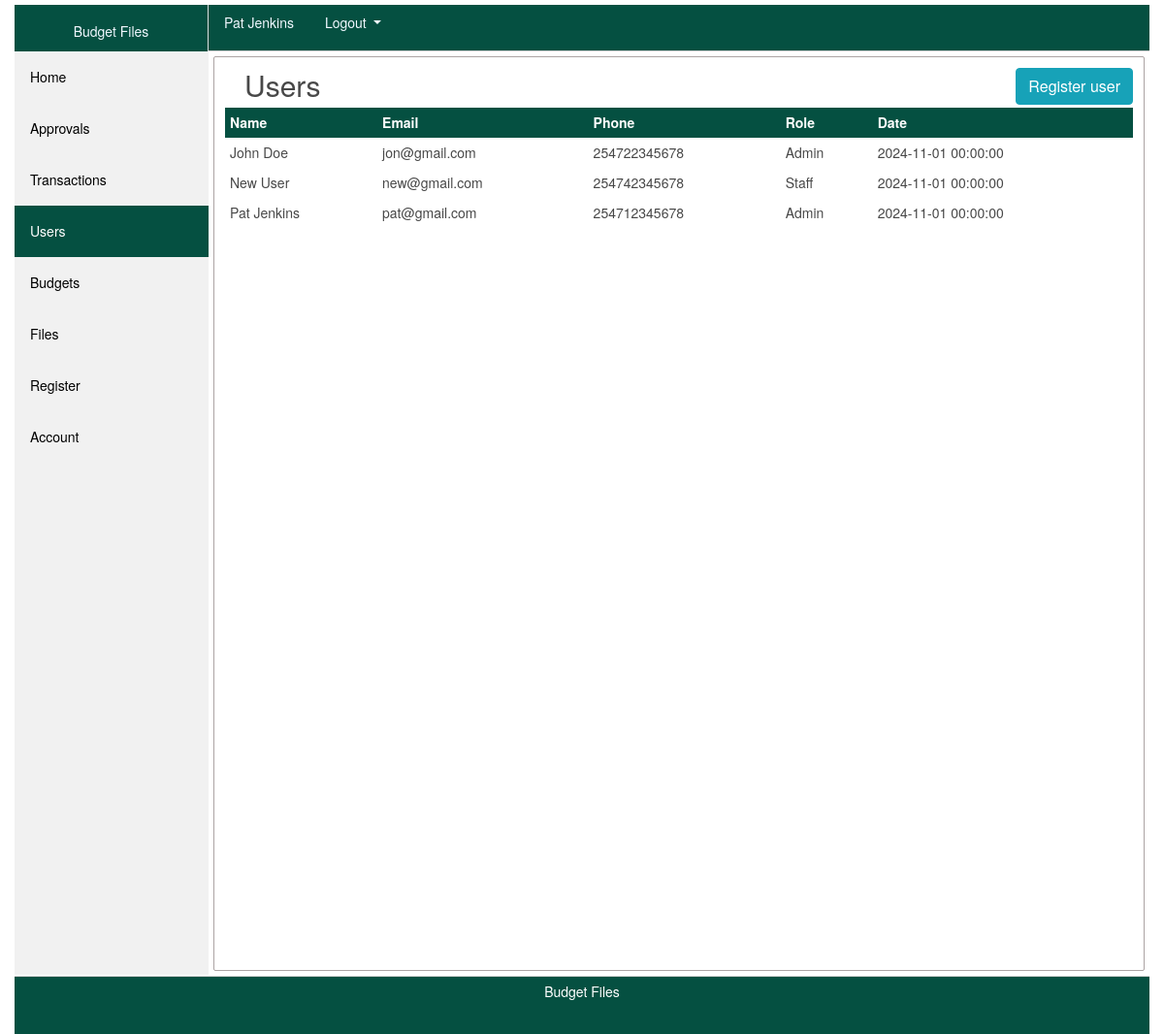
Screenshot of /users (signed in) with the database file from the repository.
### app/models/users.py (models this page shows, shortened)
class Users(db.Model, UserMixin):
    __tablename__ = 'users_table'
    id = db.Column(db.Integer, primary_key=True)
    name = db.Column(db.String(200), nullable=False)
    email = db.Column(db.String(200), unique=True, nullable=False)
    phone = db.Column(db.String(20),  unique=True, nullable=False)
    role = db.Column(db.String(20), nullable=False)
    password = db.Column(db.String(60), nullable=False)
    date = db.Column(db.DateTime(), nullable=False, default=datetime.now)
    transactions = db.relationship('Transaction', backref='phone', lazy=True) # transaction.phone // Users(current user)
    budgets = db.relationship('Budget', backref='phone', lazy=True) # budget.phone // Users(current user)

### app/views/users/routes.py (the view)
@users.route("/users")
def allUsers(): # ************************* users *************************
    users = Users.query.all()
    return render_template('users.html', page='users', users=users)

### app/models/users.py (called while the page is built)
@login_manager.user_loader
def load_user(user_id):
    return Users.query.get(int(user_id))

### app/templates/users.html (shortened to what this page needs)
{% extends "page_template.html" %}
{% block contents %}
    <div class="content">
        <section class="places">
            <div style="float: left;">
                <h1>Users</h1>
            </div>
            <div style="overflow: hidden; float: right;">
                <a href="{{ url_for('users.register') }}" style="text-decoration: none;">
                    <button type="button" class="btn btn-info">
                        Register user
                    </button>
                </a>
            </div>
            <table id="users_table" class="display" style="width:100%">
                <thead style="background: #055041; color: #FFFFFF">
                    <th style="padding: 5px;">Name</th>
                    <th style="padding: 5px;">Email</th>
                    <th style="padding: 5px;">Phone</th>
                    <th style="padding: 5px;">Role</th>
                    <th style="padding: 5px;">Date</th>
                </thead>
                <tbody>
                    {% if users %}
                        {% for user in users %}
                        <tr class="users_row">
                            <td style="padding: 5px;"><a href="{{ url_for('users.account', user_id=user.id) }}" style="text-decoration: none; color: inherit;">{{ user.name }}</a></td>
                            <td style="padding: 5px;">{{ user.email }}</td>
                            <td style="padding: 5px;">{{ user.phone }}</td>
                            <td style="padding: 5px;">{{ user.role }}</td>
                            <td style="padding: 5px;">{{ user.date }}</td>
                        </tr>
                        {% endfor %}
                    {% endif %}
                </tbody>
            </table>
        </section>
    </div>
{% endblock contents %}

### app/templates/header.html (shortened to what this page needs)
<header>
    <div class="user">
        {% if current_user.is_authenticated %}
            <nav class="nav">
                <a class="nav-link disabled" style="color: aliceblue;" href="#">{{ current_user.name }}</a>
                <div class="dropdown show">
                    <a class="dropdown-toggle nav-link active" style="color: aliceblue;" href="#" role="button" id="dropdownMenuLink" data-toggle="dropdown" aria-haspopup="true" aria-expanded="false">
                        Logout
                    </a>
                  </div>
            </nav>
        {% else %}
            <nav class="nav">
                <a class="nav-link disabled" style="color: aliceblue;" href="{{ url_for('login') }}">Log In</a>
                <a class="nav-link active" style="color: aliceblue;" href="{{ url_for('users.register') }}">Register</a>
            </nav>
        {% endif %}
    </div>
</header>

### app/static/4-common.css (style rules this page uses)
body { margin:0px; padding:0px; color: #484848; font-size: 14px; font-family: Circular,"Helvetica Neue",Helvetica,Arial,sans-serif; }

### app/static/3-header.css (style rules this page uses)
header { margin-left: 200px; background-color: #055041; height: 48px; border-bottom: 1px solid #CCCCCC; }

### app/static/6-filters.css (style rules this page uses)
div.content { margin: 5px 5px 5px 205px; padding: 1px 1px; height: 943px; border: 1px solid #aca4a4; border-radius: 2px; }

### app/static/100-places.css (style rules this page uses)
.places { padding: 10px; }
.user { margin-top: 5px; margin-bottom: 5px; }
h1 { display: block; width: 95%; display: block; margin-top: 0px; margin-left: 20px; margin-bottom: 5px; font-size: 30px; }

### app/templates/page_template.html (style rules this page uses)
body { margin:0px; padding:0px; color: #484848; font-size: 14px; font-family: Circular,"Helvetica Neue",Helvetica,Arial,sans-serif; }

### rows the page displays
Users: name "Pat Jenkins", email "pat@gmail.com", phone "254712345678", role "Admin", date "2024-11-01 00:00:00"
Users: name "John Doe", email "jon@gmail.com", phone "254722345678", role "Admin", date "2024-11-01 00:00:00"
Users: name "New User", email "new@gmail.com", phone "254742345678", role "Staff", date "2024-11-01 00:00:00"
